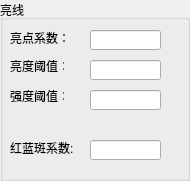
     <widget class="QGroupBox" name="groupBox_6">
      <property name="geometry">
       <rect>
        <x>401</x>
        <y>22</y>
        <width>190</width>
        <height>181</height>
       </rect>
      </property>
      <property name="title">
       <string>亮线</string>
      </property>
      <widget class="QLabel" name="label_27">
       <property name="geometry">
        <rect>
         <x>10</x>
         <y>30</y>
         <width>71</width>
         <height>16</height>
        </rect>
       </property>
       <property name="text">
        <string>亮点系数：</string>
       </property>
      </widget>
      <widget class="QLineEdit" name="lineEdit_27">
       <property name="geometry">
        <rect>
         <x>90</x>
         <y>30</y>
         <width>71</width>
         <height>20</height>
        </rect>
       </property>
      </widget>
      <widget class="QLabel" name="label_28">
       <property name="geometry">
        <rect>
         <x>10</x>
         <y>60</y>
         <width>54</width>
         <height>12</height>
        </rect>
       </property>
       <property name="text">
        <string>亮度阈值：</string>
       </property>
      </widget>
      <widget class="QLineEdit" name="lineEdit_28">
       <property name="geometry">
        <rect>
         <x>90</x>
         <y>60</y>
         <width>71</width>
         <height>20</height>
        </rect>
       </property>
      </widget>
      <widget class="QLabel" name="label_29">
       <property name="geometry">
        <rect>
         <x>10</x>
         <y>90</y>
         <width>54</width>
         <height>12</height>
        </rect>
       </property>
       <property name="text">
        <string>强度阈值：</string>
       </property>
      </widget>
      <widget class="QLineEdit" name="lineEdit_29">
       <property name="geometry">
        <rect>
         <x>90</x>
         <y>90</y>
         <width>71</width>
         <height>20</height>
        </rect>
       </property>
      </widget>
      <widget class="QLabel" name="label_66">
       <property name="geometry">
        <rect>
         <x>10</x>
         <y>140</y>
         <width>91</width>
         <height>16</height>
        </rect>
       </property>
       <property name="text">
        <string>红蓝斑系数:</string>
       </property>
      </widget>
      <widget class="QLineEdit" name="lineEdit_66">
       <property name="geometry">
        <rect>
         <x>90</x>
         <y>140</y>
         <width>71</width>
         <height>20</height>
        </rect>
       </property>
      </widget>
      <widget class="QLabel" name="label_67">
       <property name="geometry">
        <rect>
         <x>90</x>
         <y>320</y>
         <width>30</width>
         <height>12</height>
        </rect>
       </property>
       <property name="text">
        <string>白点:</string>
       </property>
      </widget>
     </widget>
